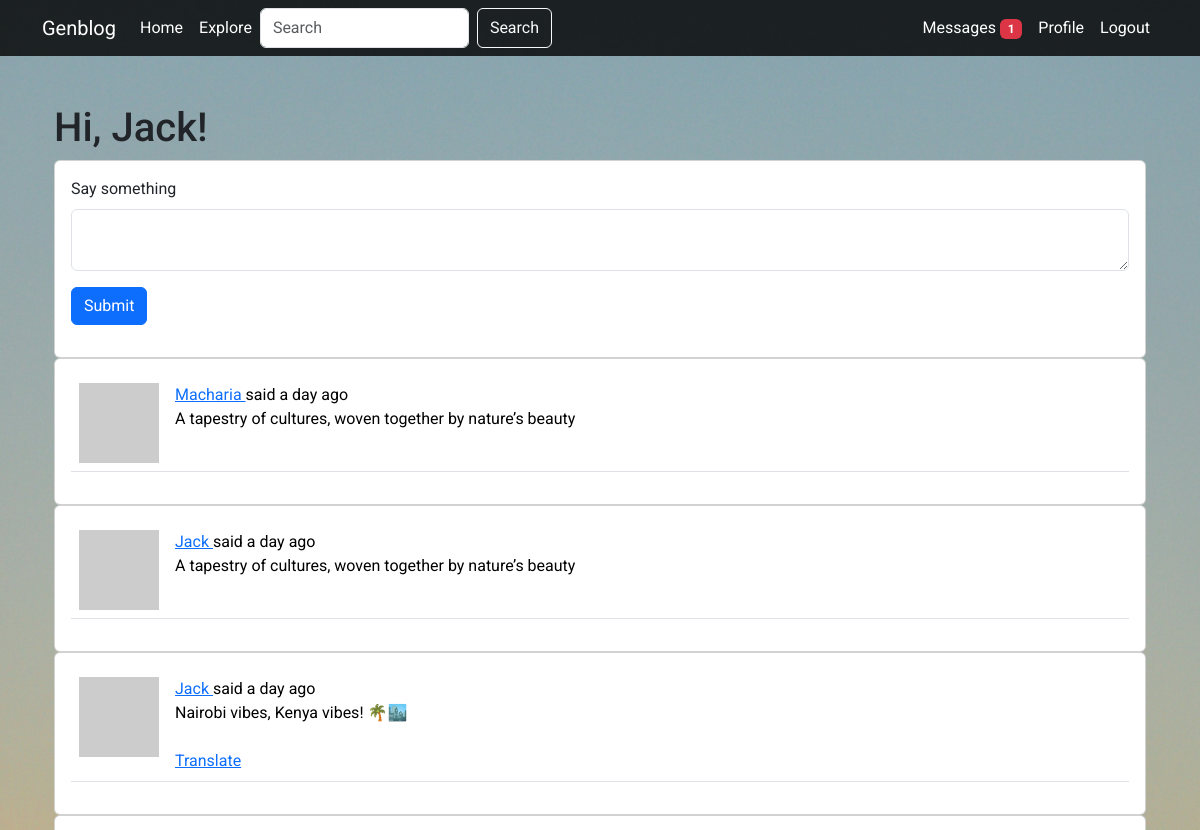
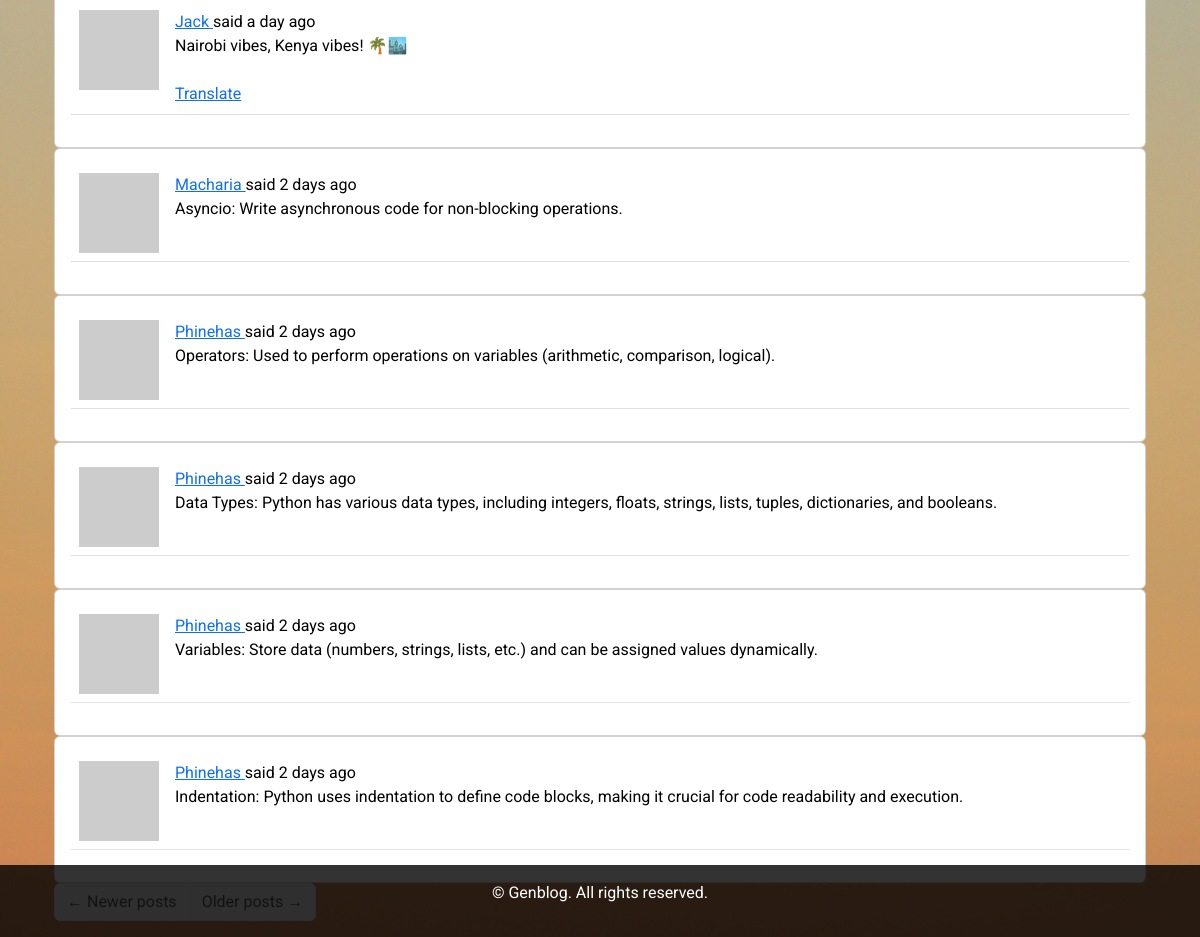
The page /index (signed in) on the database its author committed (2 pictures, top to bottom).
### app/models.py (models this page shows, shortened)
class User(UserMixin, db.Model):
    id: so.Mapped[int] = so.mapped_column(primary_key=True)
    username: so.Mapped[str] = so.mapped_column(sa.String(64), index=True,
                                                unique=True)
    email: so.Mapped[str] = so.mapped_column(sa.String(120), index=True,
                                             unique=True)
    password_hash: so.Mapped[Optional[str]] = so.mapped_column(sa.String(256))
    about_me: so.Mapped[Optional[str]] = so.mapped_column(sa.String(140))
    last_seen: so.Mapped[Optional[datetime]] = so.mapped_column(
        default=lambda: datetime.now(timezone.utc))
    last_message_read_time: so.Mapped[Optional[datetime]]
    posts: so.WriteOnlyMapped['Post'] = so.relationship(
        back_populates='author')
    following: so.WriteOnlyMapped['User'] = so.relationship(
        secondary=followers, primaryjoin=(followers.c.follower_id == id),
        secondaryjoin=(followers.c.followed_id == id),
        back_populates='followers')
    followers: so.WriteOnlyMapped['User'] = so.relationship(
        secondary=followers, primaryjoin=(followers.c.followed_id == id),
        secondaryjoin=(followers.c.follower_id == id),
        back_populates='following')
    messages_sent: so.WriteOnlyMapped['Message'] = so.relationship(
        foreign_keys='Message.sender_id', back_populates='author')
    messages_received: so.WriteOnlyMapped['Message'] = so.relationship(
        foreign_keys='Message.recipient_id', back_populates='recipient')
    notifications: so.WriteOnlyMapped['Notification'] = so.relationship(
        back_populates='user')
    tasks: so.WriteOnlyMapped['Task'] = so.relationship(back_populates='user')
    def avatar(self, size):
        digest = md5(self.email.lower().encode('utf-8')).hexdigest()
        return f'https://www.gravatar.com/avatar/{digest}?d=identicon&s={size}'
    def following_posts(self):
        Author = so.aliased(User)
        Follower = so.aliased(User)
        return (
            sa.select(Post)
            .join(Post.author.of_type(Author))
            .join(Author.followers.of_type(Follower), isouter=True)
            .where(sa.or_(
                Follower.id == self.id,
                Author.id == self.id,
            ))
            .group_by(Post)
            .order_by(Post.timestamp.desc())
        )
    def unread_message_count(self):
        last_read_time = self.last_message_read_time or datetime(1900, 1, 1)
        query = sa.select(Message).where(Message.recipient == self,
                                         Message.timestamp > last_read_time)
        return db.session.scalar(sa.select(sa.func.count()).select_from(
            query.subquery()))
    def get_tasks_in_progress(self):
        query = self.tasks.select().where(Task.complete == False)
        return db.session.scalars(query)

class SearchableMixin:
    @classmethod
    def before_commit(cls, session):
        session._changes = {
            'add': list(session.new),
            'update': list(session.dirty),
            'delete': list(session.deleted)
        }
    @classmethod
    def after_commit(cls, session):
        for obj in session._changes['add']:
            if isinstance(obj, SearchableMixin):
                add_to_index(obj.__tablename__, obj)
        for obj in session._changes['update']:
            if isinstance(obj, SearchableMixin):
                add_to_index(obj.__tablename__, obj)
        for obj in session._changes['delete']:
            if isinstance(obj, SearchableMixin):
                remove_from_index(obj.__tablename__, obj)
        session._changes = None

class Post(SearchableMixin, db.Model):
    __searchable__ = ['body']
    id: so.Mapped[int] = so.mapped_column(primary_key=True)
    body: so.Mapped[str] = so.mapped_column(sa.String(140))
    timestamp: so.Mapped[datetime] = so.mapped_column(
        index=True, default=lambda: datetime.now(timezone.utc))
    user_id: so.Mapped[int] = so.mapped_column(sa.ForeignKey(User.id),
                                               index=True)
    language: so.Mapped[Optional[str]] = so.mapped_column(sa.String(5))
    author: so.Mapped[User] = so.relationship(back_populates='posts')

### app/main/routes.py (the view, shortened to what this page needs)
@bp.route('/', methods=['GET', 'POST'])
@bp.route('/index', methods=['GET', 'POST'])
@login_required
def index():
    form = PostForm()
    page = request.args.get('page', 1, type=int)
    posts = db.paginate(current_user.following_posts(), page=page,
                        per_page=current_app.config['POSTS_PER_PAGE'],
                        error_out=False)
    next_url = url_for('main.index', page=posts.next_num) \
        if posts.has_next else None
    prev_url = url_for('main.index', page=posts.prev_num) \
        if posts.has_prev else None
    return render_template('index.html', title=_('Home'), form=form,
                           posts=posts.items, next_url=next_url,
                           prev_url=prev_url)

### app/main/forms.py
class SearchForm(FlaskForm):
    q = StringField(_l('Search'), validators=[DataRequired()])
    def __init__(self, *args, **kwargs):
        if 'formdata' not in kwargs:
            kwargs['formdata'] = request.args
        if 'meta' not in kwargs:
            kwargs['meta'] = {'csrf': False}
        super(SearchForm, self).__init__(*args, **kwargs)

class PostForm(FlaskForm):
    post = TextAreaField(_l('Say something'), validators=[
        DataRequired(), Length(min=1, max=140)])
    submit = SubmitField(_l('Submit'))

### app/__init__.py (called while the page is built)
def get_locale():
    return request.accept_languages.best_match(current_app.config['LANGUAGES'])

### app/main/routes.py (called while the page is built)
@bp.before_app_request
def before_request():
    if current_user.is_authenticated:
        current_user.last_seen = datetime.now(timezone.utc)
        db.session.commit()
        g.search_form = SearchForm()
    g.locale = str(get_locale())

### app/models.py (called while the page is built)
@login.user_loader
def load_user(id):
    return db.session.get(User, int(id))

### app/templates/index.html (shortened to what this page needs)
{% extends 'base.html' %}
{% import "bootstrap_wtf.html" as wtf %}
{% block content %}
<div class="container mt-5">
    <h1 class="left-align">{{ _('Hi, %(username)s!', username=current_user.username) }}</h1>
    {% if form %}
        <div class="card form-card">
            <div class="card-body">
                {{ wtf.quick_form(form) }}
            </div>
        </div>
    {% endif %}
    {% for post in posts %}
        <div class="card post-card">
            <div class="card-body">
                {% include '_post.html' %}
            </div>
        </div>
    {% endfor %}
    <nav aria-label="Post navigation">
        <ul class="pagination">
            <li class="page-item{% if not prev_url %} disabled{% endif %}">
                <a class="page-link" href="{{ prev_url }}">
                    <span aria-hidden="true">&larr;</span> {{ _('Newer posts') }}
                </a>
            </li>
            <li class="page-item{% if not next_url %} disabled{% endif %}">
                <a class="page-link" href="{{ next_url }}">
                    {{ _('Older posts') }} <span aria-hidden="true">&rarr;</span>
                </a>
            </li>
        </ul>
    </nav>
</div>
{% endblock %}

### app/templates/_post.html (shortened to what this page needs)
<table class="table table-hover">
    <tr>
        <td width="70px">
            {% if post.author %}
                <a href="{{ url_for('main.user', username=post.author.username) }}">
                    <img src="{{ post.author.avatar(70) }}" />
                </a>
            {% else %}
                <img src="default_avatar.png" />
            {% endif %}
        </td>
        <td>
            {% if post.author %}
                {{ _('%(username)s said %(when)s',
                    username=user_link, when=moment(post.timestamp).fromNow()) }}
            {% else %}
                {{ _('Unknown user said %(when)s', when=moment(post.timestamp).fromNow()) }}
            {% endif %}
            <br>
            <span id="post{{ post.id }}">{{ post.body }}</span>
            {% if post.language and post.language != g.locale %}
            <br><br>
            <span id="translation{{ post.id }}">
                <a href="javascript:translate(
                            'post{{ post.id }}',
                            'translation{{ post.id }}',
                            '{{ post.language }}',
                            '{{ g.locale }}');">{{ _('Translate') }}</a>
            </span>
            {% endif %}
        </td>
    </tr>
</table>

### app/templates/base.html (style rules this page uses)
body { font-family: 'Roboto', sans-serif; background: url('/static/images/background.jpg') no-repeat center center fixed; background-size: cover; }

### rows shown on the page
Post: body "A tapestry of cultures, woven together by nature’s beauty"
Post: body "A tapestry of cultures, woven together by nature’s beauty"
Post: body "Nairobi vibes, Kenya vibes! 🌴🏙️"
Post: body "Nairobi vibes, Kenya vibes! 🌴🏙️"
Post: body "Asyncio: Write asynchronous code for non-blocking operations."
Post: body "Operators: Used to perform operations on variables (arithmetic, comparison, logical)."
Post: body "Data Types: Python has various data types, including integers, floats, strings, lists, tuples, dictionaries, and booleans."
Post: body "Variables: Store data (numbers, strings, lists, etc.) and can be assigned values dynamically."
Post: body "Indentation: Python uses indentation to define code blocks, making it crucial for code readability and execution."

### other values the page prints
{{ unread_message_count }} "1"
{{ field.label(class='form-label') }} "Say something"
